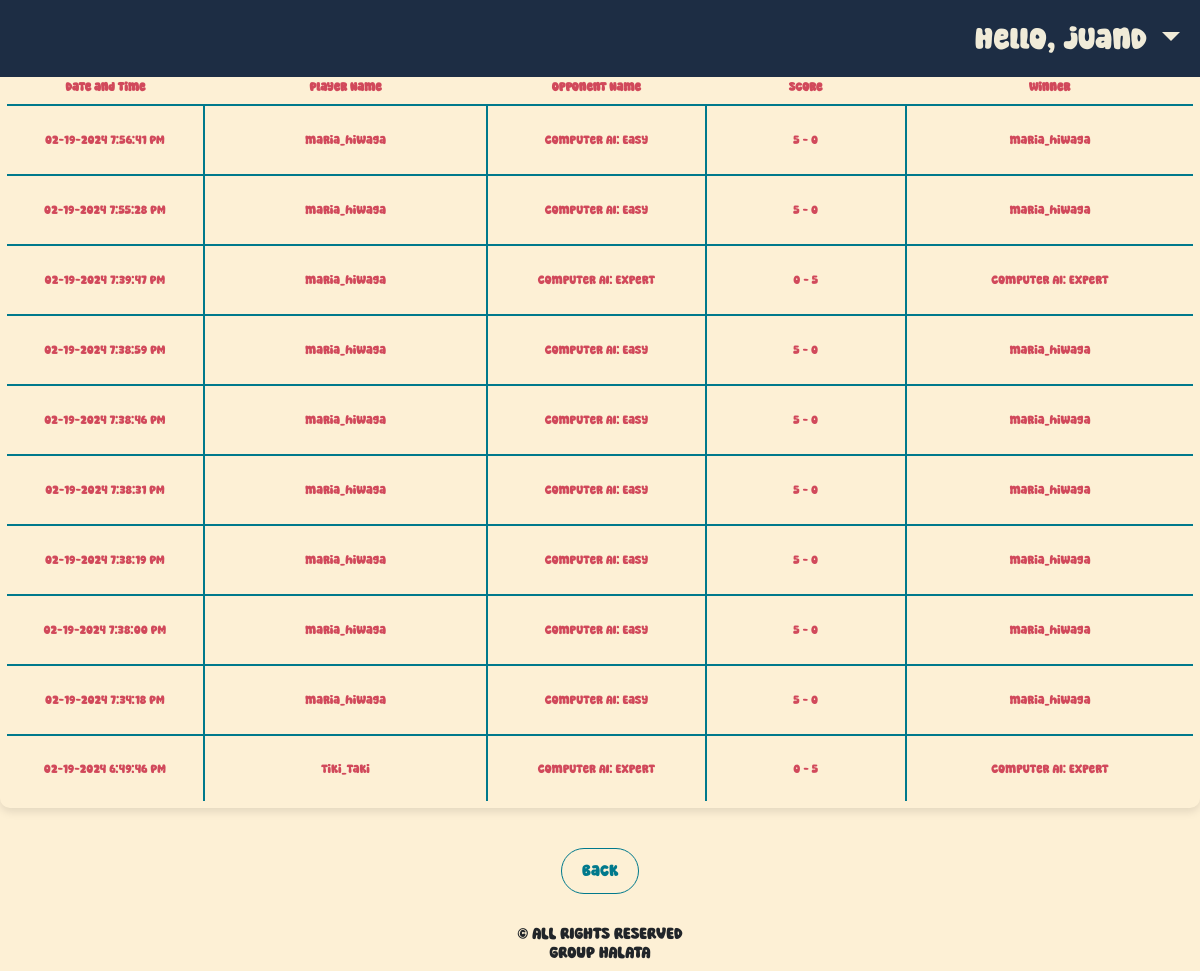
Screenshot of /scoreboard.php (signed in) with the database file from the repository.
### tables this page shows
CREATE TABLE `players_info_tbl` (
  `player_ID` int(11) NOT NULL,
  `Last_Name` varchar(256) NOT NULL,
  `First_Name` varchar(256) NOT NULL,
  `Username` varchar(256) NOT NULL,
  `Password` varchar(512) NOT NULL
);

CREATE TABLE `scoreboard_ai_tbl` (
  `match_id` int(11) NOT NULL,
  `player_ID` int(11) NOT NULL,
  `Username` varchar(255) NOT NULL,
  `Opponent_Name` varchar(255) NOT NULL,
  `Match_Date` varchar(255) NOT NULL,
  `Score` varchar(15) NOT NULL,
  `Winner_Name` varchar(256) NOT NULL
);

### scoreboard.php (the view, shortened to what this page needs)
<?php
    if(!isset($_SESSION["users"]))
    {
        $userName = "Guest";
    }else{
      require_once "database.php";
      $loginPlayerId = $_SESSION["sess-playerId"];
      $queryGetUser = "SELECT * FROM players_info_tbl WHERE player_ID = '$loginPlayerId' ";
      $result = mysqli_query($conn, $queryGetUser);
      $playerDetails = mysqli_fetch_array($result, MYSQLI_ASSOC);
      $userName = $playerDetails["Username"];
    }
    $queryGetGameResults = "SELECT * FROM scoreboard_ai_tbl ORDER BY Match_Date DESC LIMIT 10";
    $gameResults = mysqli_query($conn, $queryGetGameResults);
?>
<!DOCTYPE html>
<html lang="en">
<head>
  <link href="https://cdn.jsdelivr.net/npm/bootstrap@5.3.2/dist/css/bootstrap.min.css" rel="stylesheet">
  <link href="Style.css" rel="stylesheet" type="text/css" />
</head>
<body>
<nav class="navbar navbar-expand-lg fixed-top" style="background: #1d2d44; color: #f0ebd8; ">
        <div class="container-fluid">
            <div class="collapse navbar-collapse" id="navbarNav" >
                <ul class="navbar-nav ms-auto" >
                    <li class="nav-item dropdown" >
                        <a class="nav-link dropdown-toggle" style="color: #f0ebd8; font-size:30px;" role="button" data-bs-toggle="dropdown" aria-expanded="false">
                        Hello, <?php echo $userName?>
                        </a>
                    </li>
                </ul>
            </div>
        </div>
    </nav>
<br><br><br><br>
<h2>Game Results</h2>
<table>
  <thead>
    <tr>
      <th>Date and Time</th>
      <th>Player Name</th>
      <th>Opponent Name</th>
      <th>Score</th>
      <th>Winner</th>
    </tr>
  </thead>
  <tbody>
  <?php
      while ($row = mysqli_fetch_assoc($gameResults)) {
          echo "<tr>";
          echo "<td>" . $row['Match_Date'] . "</td>";
          echo "<td>" . $row['Username'] . "</td>";
          echo "<td>" . $row['Opponent_Name'] . "</td>";
          echo "<td>" . $row['Score'] . "</td>";
          echo "<td>" . $row['Winner_Name'] . "</td>";
          echo "</tr>";
      }
    ?>
  </tbody>
</table>
<div class="d-flex justify-content-center"><a href="home.php" class="btn" id="back">Back</a> </div>
    <footer class="text-center">
    <div class="container">
      <h6 style="text-align: center; margin-top: 30px;" id="group">&copy ALL RIGHTS RESERVED<br>GROUP HALATA</h6>
    </div>
  </footer>
</body>
</html>

### Style.css (style rules this page uses)
* { font-family: 'Super Enjoy', sans-serif; }
body { background-color: #fdf0d5; display: flex; flex-direction: column; align-items: center; justify-content: center; height: 100vh; margin: 0; }
table { border: 7px solid #30638e; margin-top: 20px; border-radius: 10px; color: #d1495b; transition: transform 0.3s ease-in-out, box-shadow 0.3s ease-in-out, filter 0.3s ease-in-out; overflow: hidden; box-shadow: 0 4px 8px rgba(0, 0, 0, 0.1); }
td { width: 70px; height: 70px; border: 2px solid #00798c; text-align: center; font-size: 40px; cursor: pointer; transition: background-color 0.3s, transform 0.3s ease-in-out, box-shadow 0.3s ease-in-out, filter 0.3s ease-in-out; border-radius: 8px; }
#back { margin-top: 10px; width: fit-content; border: 1px solid #00798C; padding: 10px 20px; border-radius: 50px; text-decoration: none; color: #00798C; transition: background-color 0.5s, transform 0.3s ease-in-out, box-shadow 0.3s ease-in-out; }

### scoreboard.php (style rules this page uses)
table { width: 100%; margin-bottom: 30px; }
th, td { padding: 8px; text-align: center; border-bottom: 1px solid #ddd; font-size: 1vw; }

### rows the page displays
players_info_tbl: Username "juanD"
scoreboard_ai_tbl: Match_Date "02-19-2024 7:56:41 PM", Username "maria_hiwaga", Opponent_Name "Computer AI: Easy", Score "5 - 0", Winner_Name "maria_hiwaga"
scoreboard_ai_tbl: Match_Date "02-19-2024 7:55:28 PM", Username "maria_hiwaga", Opponent_Name "Computer AI: Easy", Score "5 - 0", Winner_Name "maria_hiwaga"
scoreboard_ai_tbl: Match_Date "02-19-2024 7:39:47 PM", Username "maria_hiwaga", Opponent_Name "Computer AI: Expert", Score "0 - 5", Winner_Name "Computer AI: Expert"
scoreboard_ai_tbl: Match_Date "02-19-2024 7:38:59 PM", Username "maria_hiwaga", Opponent_Name "Computer AI: Easy", Score "5 - 0", Winner_Name "maria_hiwaga"
scoreboard_ai_tbl: Match_Date "02-19-2024 7:38:46 PM", Username "maria_hiwaga", Opponent_Name "Computer AI: Easy", Score "5 - 0", Winner_Name "maria_hiwaga"
scoreboard_ai_tbl: Match_Date "02-19-2024 7:38:31 PM", Username "maria_hiwaga", Opponent_Name "Computer AI: Easy", Score "5 - 0", Winner_Name "maria_hiwaga"
scoreboard_ai_tbl: Match_Date "02-19-2024 7:38:19 PM", Username "maria_hiwaga", Opponent_Name "Computer AI: Easy", Score "5 - 0", Winner_Name "maria_hiwaga"
scoreboard_ai_tbl: Match_Date "02-19-2024 7:38:00 PM", Username "maria_hiwaga", Opponent_Name "Computer AI: Easy", Score "5 - 0", Winner_Name "maria_hiwaga"
scoreboard_ai_tbl: Match_Date "02-19-2024 7:34:18 PM", Username "maria_hiwaga", Opponent_Name "Computer AI: Easy", Score "5 - 0", Winner_Name "maria_hiwaga"
scoreboard_ai_tbl: Match_Date "02-19-2024 6:49:46 PM", Username "tiki_taki", Opponent_Name "Computer AI: Expert", Score "0 - 5", Winner_Name "Computer AI: Expert"
